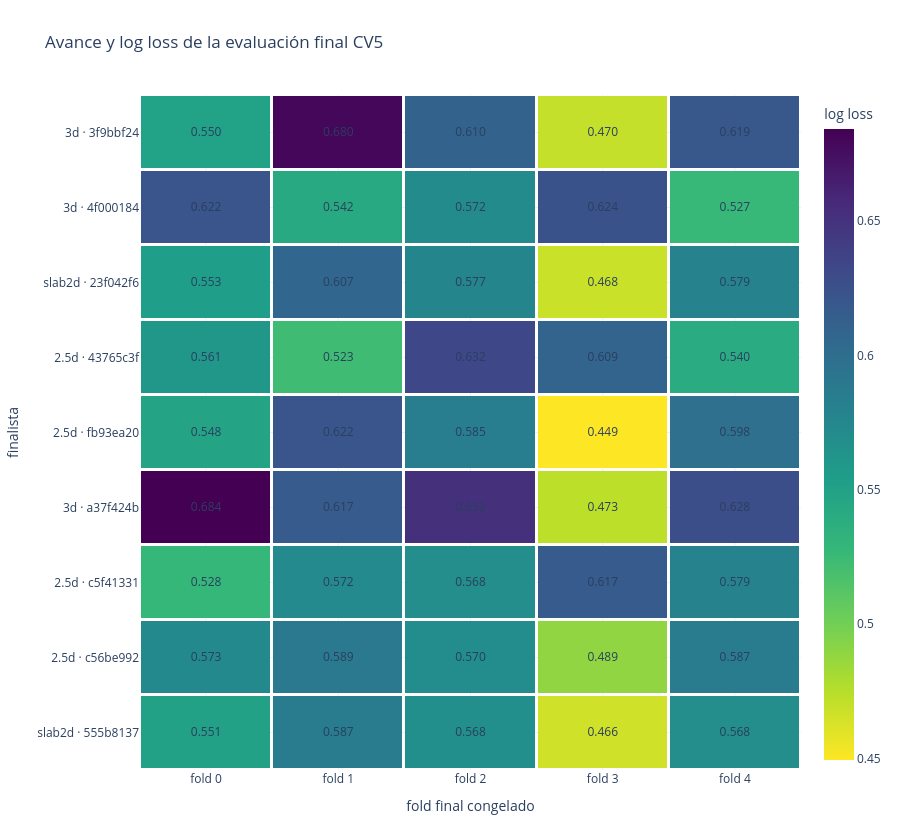
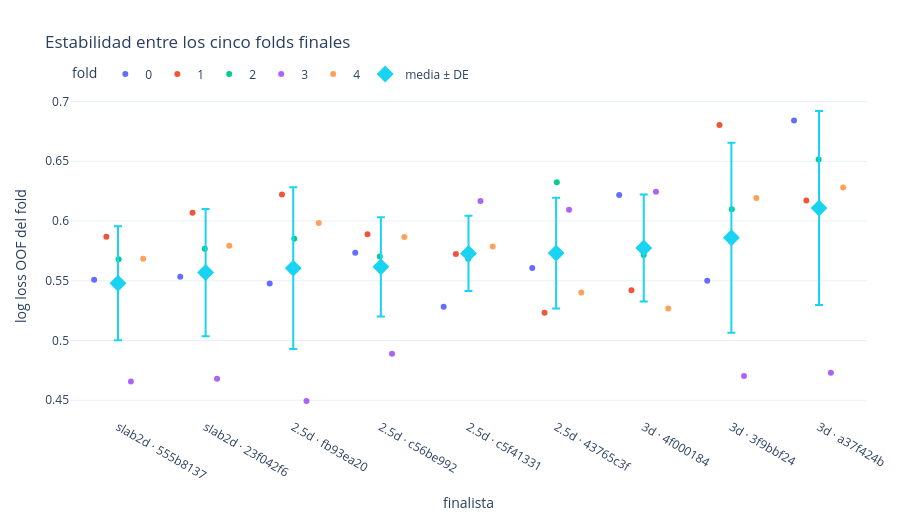
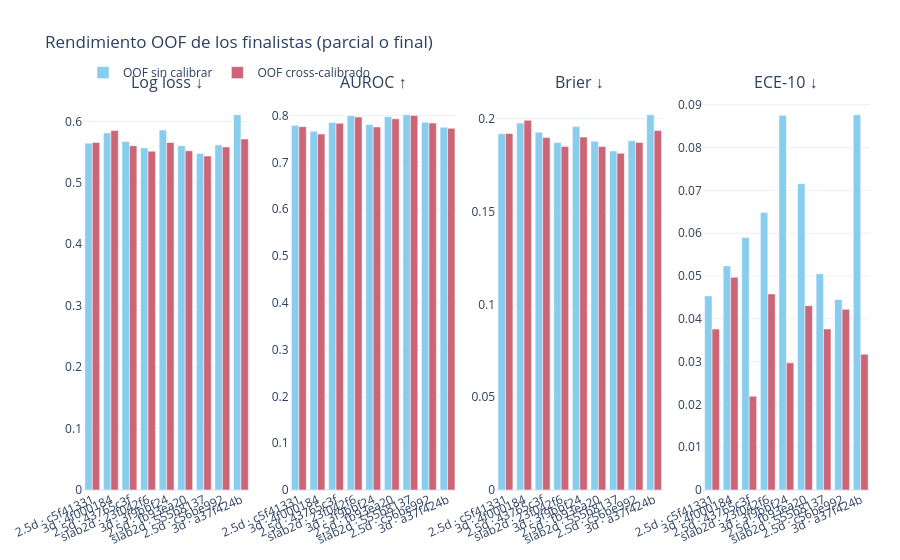

Notebook source saved alongside these figures, in order:
### Markdown cell above
## 4. Evaluación final de cinco folds

Esta sección se actualiza mientras corre `run_final_stage`. Distingue resultados **parciales** de métricas finales: un candidato sólo recibe calibración cruzada cuando completó sus cinco folds. La matriz muestra el avance y el log loss de cada fold; la dispersión permite detectar si una media aparentemente buena depende de un único fold favorable.

### Code cell
fig_final_progress = final_progress_figure(snapshot.final_progress)
fig_final_progress.show(config=PLOTLY_CONFIG)

fig_final_folds = final_fold_figure(snapshot.final_progress)
fig_final_folds.show(config=PLOTLY_CONFIG)

fig_final_metrics = final_metrics_figure(snapshot.final_metrics)
fig_final_metrics.show(config=PLOTLY_CONFIG)

if not snapshot.final_metrics.empty:
    final_metric_columns = [
        column for column in [
            "candidate_id", "architecture", "feature_variant", "lateral_strategy",
            "folds_completed", "expected_folds", "n_predictions", "metrics_source",
            "raw_log_loss", "calibrated_log_loss", "raw_auc", "calibrated_auc",
            "raw_brier", "calibrated_brier", "raw_ece_10", "calibrated_ece_10",
        ] if column in snapshot.final_metrics
    ]
    display(snapshot.final_metrics[final_metric_columns].sort_values(
        ["folds_completed", "raw_log_loss"], ascending=[False, True]
    ))

### Figure 1 — Plotly figure (JSON) as saved in the notebook; plotly's stock layout.template omitted (floating-point values rounded to 4 significant figures)
{"data": [{"colorbar": {"title": {"text": "log loss"}}, "colorscale": [[0, "#fde725"], [0.1111, "#b5de2b"], [0.2222, "#6ece58"], [0.3333, "#35b779"], [0.4444, "#1f9e89"], [0.5556, "#26828e"], [0.6667, "#31688e"], [0.7778, "#3e4989"], [0.8889, "#482878"], [1, "#440154"]], "customdata": [["estado=complete<br>épocas=25/25<br>log loss=0.5507", "estado=complete<br>épocas=25/25<br>log loss=0.5869", "estado=complete<br>épocas=25/25<br>log loss=0.5679", "estado=complete<br>épocas=25/25<br>log loss=0.4657", "estado=complete<br>épocas=25/25<br>log loss=0.5683"], ["estado=complete<br>épocas=15/15<br>log loss=0.5734", "estado=complete<br>épocas=15/15<br>log loss=0.5890", "estado=complete<br>épocas=15/15<br>log loss=0.5703", "estado=complete<br>épocas=15/15<br>log loss=0.4889", "estado=complete<br>épocas=15/15<br>log loss=0.5866"], ["estado=complete<br>épocas=0/7<br>log loss=0.5281", "estado=complete<br>épocas=0/7<br>log loss=0.5724", "estado=complete<br>épocas=0/7<br>log loss=0.5685", "estado=complete<br>épocas=0/7<br>log loss=0.6168", "estado=complete<br>épocas=0/7<br>log loss=0.5787"], ["estado=complete<br>épocas=18/18<br>log loss=0.6842", "estado=complete<br>épocas=18/18<br>log loss=0.6171", "estado=complete<br>épocas=18/18<br>log loss=0.6515", "estado=complete<br>épocas=18/18<br>log loss=0.4730", "estado=complete<br>épocas=18/18<br>log loss=0.6281"], ["estado=complete<br>épocas=9/9<br>log loss=0.5477", "estado=complete<br>épocas=9/9<br>log loss=0.6222", "estado=complete<br>épocas=9/9<br>log loss=0.5852", "estado=complete<br>épocas=9/9<br>log loss=0.4494", "estado=complete<br>épocas=9/9<br>log loss=0.5983"], ["estado=complete<br>épocas=0/7<br>log loss=0.5607", "estado=complete<br>épocas=0/7<br>log loss=0.5232", "estado=complete<br>épocas=0/7<br>log loss=0.6325", "estado=complete<br>épocas=0/7<br>log loss=0.6094", "estado=complete<br>épocas=0/7<br>log loss=0.5401"], ["estado=complete<br>épocas=9/9<br>log loss=0.5534", "estado=complete<br>épocas=9/9<br>log loss=0.6069", "estado=complete<br>épocas=9/9<br>log loss=0.5768", "estado=complete<br>épocas=9/9<br>log loss=0.4679", "estado=complete<br>épocas=9/9<br>log loss=0.5794"], ["estado=complete<br>épocas=0/3<br>log loss=0.6219", "estado=complete<br>épocas=0/3<br>log loss=0.5421", "estado=complete<br>épocas=0/3<br>log loss=0.5717", "estado=complete<br>épocas=0/3<br>log loss=0.6245", "estado=complete<br>épocas=0/3<br>log loss=0.5268"], ["estado=complete<br>épocas=3/3<br>log loss=0.5499", "estado=complete<br>épocas=3/3<br>log loss=0.6804", "estado=complete<br>épocas=3/3<br>log loss=0.6099", "estado=complete<br>épocas=3/3<br>log loss=0.4703", "estado=complete<br>épocas=3/3<br>log loss=0.6194"]], "hovertemplate": "%{y}<br>%{x}<br>%{customdata}<extra></extra>", "type": "heatmap", "x": ["fold 0", "fold 1", "fold 2", "fold 3", "fold 4"], "xgap": 3, "y": ["slab2d · 555b8137", "2.5d · c56be992", "2.5d · c5f41331", "3d · a37f424b", "2.5d · fb93ea20", "2.5d · 43765c3f", "slab2d · 23f042f6", "3d · 4f000184", "3d · 3f9bbf24"], "ygap": 3, "z": [[0.5507, 0.5869, 0.5679, 0.4657, 0.5683], [0.5734, 0.589, 0.5703, 0.4889, 0.5866], [0.5281, 0.5724, 0.5685, 0.6168, 0.5787], [0.6842, 0.6171, 0.6515, 0.473, 0.6281], [0.5477, 0.6222, 0.5852, 0.4494, 0.5983], [0.5607, 0.5232, 0.6325, 0.6094, 0.5401], [0.5534, 0.6069, 0.5768, 0.4679, 0.5794], [0.6219, 0.5421, 0.5717, 0.6245, 0.5268], [0.5499, 0.6804, 0.6099, 0.4703, 0.6194]], "zmax": 0.6842, "zmin": 0.4494}, {"hoverinfo": "skip", "mode": "text", "showlegend": false, "text": ["0.551", "0.587", "0.568", "0.466", "0.568", "0.573", "0.589", "0.570", "0.489", "0.587", "0.528", "0.572", "0.568", "0.617", "0.579", "0.684", "0.617", "0.652", "0.473", "0.628", "0.548", "0.622", "0.585", "0.449", "0.598", "0.561", "0.523", "0.632", "0.609", "0.540", "0.553", "0.607", "0.577", "0.468", "0.579", "0.622", "0.542", "0.572", "0.624", "0.527", "0.550", "0.680", "0.610", "0.470", "0.619"], "textfont": {"size": 12}, "type": "scatter", "x": ["fold 0", "fold 1", "fold 2", "fold 3", "fold 4", "fold 0", "fold 1", "fold 2", "fold 3", "fold 4", "fold 0", "fold 1", "fold 2", "fold 3", "fold 4", "fold 0", "fold 1", "fold 2", "fold 3", "fold 4", "fold 0", "fold 1", "fold 2", "fold 3", "fold 4", "fold 0", "fold 1", "fold 2", "fold 3", "fold 4", "fold 0", "fold 1", "fold 2", "fold 3", "fold 4", "fold 0", "fold 1", "fold 2", "fold 3", "fold 4", "fold 0", "fold 1", "fold 2", "fold 3", "fold 4"], "y": ["slab2d · 555b8137", "slab2d · 555b8137", "slab2d · 555b8137", "slab2d · 555b8137", "slab2d · 555b8137", "2.5d · c56be992", "2.5d · c56be992", "2.5d · c56be992", "2.5d · c56be992", "2.5d · c56be992", "2.5d · c5f41331", "2.5d · c5f41331", "2.5d · c5f41331", "2.5d · c5f41331", "2.5d · c5f41331", "3d · a37f424b", "3d · a37f424b", "3d · a37f424b", "3d · a37f424b", "3d · a37f424b", "2.5d · fb93ea20", "2.5d · fb93ea20", "2.5d · fb93ea20", "2.5d · fb93ea20", "2.5d · fb93ea20", "2.5d · 43765c3f", "2.5d · 43765c3f", "2.5d · 43765c3f", "2.5d · 43765c3f", "2.5d · 43765c3f", "slab2d · 23f042f6", "slab2d · 23f042f6", "slab2d · 23f042f6", "slab2d · 23f042f6", "slab2d · 23f042f6", "3d · 4f000184", "3d · 4f000184", "3d · 4f000184", "3d · 4f000184", "3d · 4f000184", "3d · 3f9bbf24", "3d · 3f9bbf24", "3d · 3f9bbf24", "3d · 3f9bbf24", "3d · 3f9bbf24"]}], "layout": {"height": 840, "hovermode": "closest", "legend": {"orientation": "h", "x": 0, "y": 1.02, "yanchor": "bottom"}, "margin": {"b": 70, "l": 70, "r": 30, "t": 95}, "title": {"text": "Avance y log loss de la evaluación final CV5"}, "xaxis": {"title": {"text": "fold final congelado"}}, "yaxis": {"title": {"text": "finalista"}}}}

### Figure 2 — Plotly figure (JSON) as saved in the notebook; plotly's stock layout.template omitted (floating-point values rounded to 4 significant figures)
{"data": [{"alignmentgroup": "True", "boxpoints": "all", "customdata": [["c5f41331c124f406", "2.5d", "image_radiomics", "not_applicable", 460], ["4f0001840e93bffa", "3d", "image_radiomics", "not_applicable", 460], ["43765c3f64a985b1", "2.5d", "image_only", "not_applicable", 460], ["23f042f62f40d03e", "slab2d", "image_radiomics_sbr", "random_flip", 273], ["3f9bbf24164bd1dc", "3d", "image_radiomics_sbr", "random_flip", 273], ["fb93ea204b0ec32f", "2.5d", "image_radiomics_sbr", "random_flip", 273], ["555b81376733bb67", "slab2d", "image_radiomics_sbr", "random_flip", 273], ["c56be99202976455", "2.5d", "image_radiomics_sbr", "random_flip", 273], ["a37f424ba911f6cc", "3d", "image_radiomics_sbr", "random_flip", 273]], "fillcolor": "rgba(255,255,255,0)", "hoveron": "points", "hovertemplate": "fold=0<br>finalista=%{x}<br>log loss OOF del fold=%{y}<br>candidate_id=%{customdata[0]}<br>architecture=%{customdata[1]}<br>feature_variant=%{customdata[2]}<br>lateral_strategy=%{customdata[3]}<br>n_predictions=%{customdata[4]}<extra></extra>", "legendgroup": "0", "line": {"color": "rgba(255,255,255,0)"}, "marker": {"color": "#636efa"}, "name": "0", "offsetgroup": "0", "orientation": "v", "pointpos": 0, "showlegend": true, "type": "box", "x": ["2.5d · c5f41331", "3d · 4f000184", "2.5d · 43765c3f", "slab2d · 23f042f6", "3d · 3f9bbf24", "2.5d · fb93ea20", "slab2d · 555b8137", "2.5d · c56be992", "3d · a37f424b"], "x0": " ", "xaxis": "x", "y": [0.5281, 0.6219, 0.5607, 0.5534, 0.5499, 0.5477, 0.5507, 0.5734, 0.6842], "y0": " ", "yaxis": "y"}, {"alignmentgroup": "True", "boxpoints": "all", "customdata": [["c5f41331c124f406", "2.5d", "image_radiomics", "not_applicable", 195], ["4f0001840e93bffa", "3d", "image_radiomics", "not_applicable", 195], ["43765c3f64a985b1", "2.5d", "image_only", "not_applicable", 195], ["23f042f62f40d03e", "slab2d", "image_radiomics_sbr", "random_flip", 273], ["3f9bbf24164bd1dc", "3d", "image_radiomics_sbr", "random_flip", 273], ["fb93ea204b0ec32f", "2.5d", "image_radiomics_sbr", "random_flip", 273], ["555b81376733bb67", "slab2d", "image_radiomics_sbr", "random_flip", 273], ["c56be99202976455", "2.5d", "image_radiomics_sbr", "random_flip", 273], ["a37f424ba911f6cc", "3d", "image_radiomics_sbr", "random_flip", 273]], "fillcolor": "rgba(255,255,255,0)", "hoveron": "points", "hovertemplate": "fold=1<br>finalista=%{x}<br>log loss OOF del fold=%{y}<br>candidate_id=%{customdata[0]}<br>architecture=%{customdata[1]}<br>feature_variant=%{customdata[2]}<br>lateral_strategy=%{customdata[3]}<br>n_predictions=%{customdata[4]}<extra></extra>", "legendgroup": "1", "line": {"color": "rgba(255,255,255,0)"}, "marker": {"color": "#EF553B"}, "name": "1", "offsetgroup": "1", "orientation": "v", "pointpos": 0, "showlegend": true, "type": "box", "x": ["2.5d · c5f41331", "3d · 4f000184", "2.5d · 43765c3f", "slab2d · 23f042f6", "3d · 3f9bbf24", "2.5d · fb93ea20", "slab2d · 555b8137", "2.5d · c56be992", "3d · a37f424b"], "x0": " ", "xaxis": "x", "y": [0.5724, 0.5421, 0.5232, 0.6069, 0.6804, 0.6222, 0.5869, 0.589, 0.6171], "y0": " ", "yaxis": "y"}, {"alignmentgroup": "True", "boxpoints": "all", "customdata": [["c5f41331c124f406", "2.5d", "image_radiomics", "not_applicable", 192], ["4f0001840e93bffa", "3d", "image_radiomics", "not_applicable", 192], ["43765c3f64a985b1", "2.5d", "image_only", "not_applicable", 192], ["23f042f62f40d03e", "slab2d", "image_radiomics_sbr", "random_flip", 272], ["3f9bbf24164bd1dc", "3d", "image_radiomics_sbr", "random_flip", 272], ["fb93ea204b0ec32f", "2.5d", "image_radiomics_sbr", "random_flip", 272], ["555b81376733bb67", "slab2d", "image_radiomics_sbr", "random_flip", 272], ["c56be99202976455", "2.5d", "image_radiomics_sbr", "random_flip", 272], ["a37f424ba911f6cc", "3d", "image_radiomics_sbr", "random_flip", 272]], "fillcolor": "rgba(255,255,255,0)", "hoveron": "points", "hovertemplate": "fold=2<br>finalista=%{x}<br>log loss OOF del fold=%{y}<br>candidate_id=%{customdata[0]}<br>architecture=%{customdata[1]}<br>feature_variant=%{customdata[2]}<br>lateral_strategy=%{customdata[3]}<br>n_predictions=%{customdata[4]}<extra></extra>", "legendgroup": "2", "line": {"color": "rgba(255,255,255,0)"}, "marker": {"color": "#00cc96"}, "name": "2", "offsetgroup": "2", "orientation": "v", "pointpos": 0, "showlegend": true, "type": "box", "x": ["2.5d · c5f41331", "3d · 4f000184", "2.5d · 43765c3f", "slab2d · 23f042f6", "3d · 3f9bbf24", "2.5d · fb93ea20", "slab2d · 555b8137", "2.5d · c56be992", "3d · a37f424b"], "x0": " ", "xaxis": "x", "y": [0.5685, 0.5717, 0.6325, 0.5768, 0.6099, 0.5852, 0.5679, 0.5703, 0.6515], "y0": " ", "yaxis": "y"}, {"alignmentgroup": "True", "boxpoints": "all", "customdata": [["c5f41331c124f406", "2.5d", "image_radiomics", "not_applicable", 192], ["4f0001840e93bffa", "3d", "image_radiomics", "not_applicable", 192], ["43765c3f64a985b1", "2.5d", "image_only", "not_applicable", 192], ["23f042f62f40d03e", "slab2d", "image_radiomics_sbr", "random_flip", 272], ["3f9bbf24164bd1dc", "3d", "image_radiomics_sbr", "random_flip", 272], ["fb93ea204b0ec32f", "2.5d", "image_radiomics_sbr", "random_flip", 272], ["555b81376733bb67", "slab2d", "image_radiomics_sbr", "random_flip", 272], ["c56be99202976455", "2.5d", "image_radiomics_sbr", "random_flip", 272], ["a37f424ba911f6cc", "3d", "image_radiomics_sbr", "random_flip", 272]], "fillcolor": "rgba(255,255,255,0)", "hoveron": "points", "hovertemplate": "fold=3<br>finalista=%{x}<br>log loss OOF del fold=%{y}<br>candidate_id=%{customdata[0]}<br>architecture=%{customdata[1]}<br>feature_variant=%{customdata[2]}<br>lateral_strategy=%{customdata[3]}<br>n_predictions=%{customdata[4]}<extra></extra>", "legendgroup": "3", "line": {"color": "rgba(255,255,255,0)"}, "marker": {"color": "#ab63fa"}, "name": "3", "offsetgroup": "3", "orientation": "v", "pointpos": 0, "showlegend": true, "type": "box", "x": ["2.5d · c5f41331", "3d · 4f000184", "2.5d · 43765c3f", "slab2d · 23f042f6", "3d · 3f9bbf24", "2.5d · fb93ea20", "slab2d · 555b8137", "2.5d · c56be992", "3d · a37f424b"], "x0": " ", "xaxis": "x", "y": [0.6168, 0.6245, 0.6094, 0.4679, 0.4703, 0.4494, 0.4657, 0.4889, 0.473], "y0": " ", "yaxis": "y"}, {"alignmentgroup": "True", "boxpoints": "all", "customdata": [["c5f41331c124f406", "2.5d", "image_radiomics", "not_applicable", 323], ["4f0001840e93bffa", "3d", "image_radiomics", "not_applicable", 323], ["43765c3f64a985b1", "2.5d", "image_only", "not_applicable", 323], ["23f042f62f40d03e", "slab2d", "image_radiomics_sbr", "random_flip", 272], ["3f9bbf24164bd1dc", "3d", "image_radiomics_sbr", "random_flip", 272], ["fb93ea204b0ec32f", "2.5d", "image_radiomics_sbr", "random_flip", 272], ["555b81376733bb67", "slab2d", "image_radiomics_sbr", "random_flip", 272], ["c56be99202976455", "2.5d", "image_radiomics_sbr", "random_flip", 272], ["a37f424ba911f6cc", "3d", "image_radiomics_sbr", "random_flip", 272]], "fillcolor": "rgba(255,255,255,0)", "hoveron": "points", "hovertemplate": "fold=4<br>finalista=%{x}<br>log loss OOF del fold=%{y}<br>candidate_id=%{customdata[0]}<br>architecture=%{customdata[1]}<br>feature_variant=%{customdata[2]}<br>lateral_strategy=%{customdata[3]}<br>n_predictions=%{customdata[4]}<extra></extra>", "legendgroup": "4", "line": {"color": "rgba(255,255,255,0)"}, "marker": {"color": "#FFA15A"}, "name": "4", "offsetgroup": "4", "orientation": "v", "pointpos": 0, "showlegend": true, "type": "box", "x": ["2.5d · c5f41331", "3d · 4f000184", "2.5d · 43765c3f", "slab2d · 23f042f6", "3d · 3f9bbf24", "2.5d · fb93ea20", "slab2d · 555b8137", "2.5d · c56be992", "3d · a37f424b"], "x0": " ", "xaxis": "x", "y": [0.5787, 0.5268, 0.5401, 0.5794, 0.6194, 0.5983, 0.5683, 0.5866, 0.6281], "y0": " ", "yaxis": "y"}, {"error_y": {"array": [0.0463, 0.04144, 0.03156, 0.06772, 0.07953, 0.04482, 0.0812, 0.05324, 0.04773], "type": "data", "visible": true}, "hovertemplate": "%{x}<br>media=%{y:.4f}<extra></extra>", "marker": {"size": 13, "symbol": "diamond"}, "mode": "markers", "name": "media ± DE", "type": "scatter", "x": ["2.5d · 43765c3f", "2.5d · c56be992", "2.5d · c5f41331", "2.5d · fb93ea20", "3d · 3f9bbf24", "3d · 4f000184", "3d · a37f424b", "slab2d · 23f042f6", "slab2d · 555b8137"], "y": [0.5732, 0.5616, 0.5729, 0.5606, 0.586, 0.5774, 0.6108, 0.5569, 0.5479]}], "layout": {"boxmode": "group", "height": 520, "hovermode": "closest", "legend": {"orientation": "h", "title": {"text": "fold"}, "tracegroupgap": 0, "x": 0, "y": 1.02, "yanchor": "bottom"}, "margin": {"b": 70, "l": 70, "r": 30, "t": 95}, "title": {"text": "Estabilidad entre los cinco folds finales"}, "xaxis": {"anchor": "y", "categoryarray": ["slab2d · 555b8137", "slab2d · 23f042f6", "2.5d · fb93ea20", "2.5d · c56be992", "2.5d · c5f41331", "2.5d · 43765c3f", "3d · 4f000184", "3d · 3f9bbf24", "3d · a37f424b"], "categoryorder": "array", "domain": [0, 1], "title": {"text": "finalista"}}, "yaxis": {"anchor": "x", "domain": [0, 1], "title": {"text": "log loss OOF del fold"}}}}

### Figure 3 — Plotly figure (JSON) as saved in the notebook; plotly's stock layout.template omitted (floating-point values rounded to 4 significant figures)
{"data": [{"customdata": [[5, 5, "official_final_metrics"], [5, 5, "official_final_metrics"], [5, 5, "official_final_metrics"], [5, 5, "official_final_metrics"], [5, 5, "official_final_metrics"], [5, 5, "official_final_metrics"], [5, 5, "official_final_metrics"], [5, 5, "official_final_metrics"], [5, 5, "official_final_metrics"]], "hovertemplate": "%{x}<br>valor=%{y:.4f}<br>folds=%{customdata[0]}/%{customdata[1]}<br>fuente=%{customdata[2]}<extra></extra>", "legendgroup": "raw", "marker": {"color": "rgb(136, 204, 238)"}, "name": "OOF sin calibrar", "showlegend": true, "type": "bar", "x": ["2.5d · c5f41331", "3d · 4f000184", "2.5d · 43765c3f", "slab2d · 23f042f6", "3d · 3f9bbf24", "2.5d · fb93ea20", "slab2d · 555b8137", "2.5d · c56be992", "3d · a37f424b"], "xaxis": "x", "y": [0.5646, 0.5812, 0.5674, 0.5569, 0.586, 0.5606, 0.5479, 0.5616, 0.6109], "yaxis": "y"}, {"customdata": [[5, 5, "official_final_metrics"], [5, 5, "official_final_metrics"], [5, 5, "official_final_metrics"], [5, 5, "official_final_metrics"], [5, 5, "official_final_metrics"], [5, 5, "official_final_metrics"], [5, 5, "official_final_metrics"], [5, 5, "official_final_metrics"], [5, 5, "official_final_metrics"]], "hovertemplate": "%{x}<br>valor=%{y:.4f}<br>folds=%{customdata[0]}/%{customdata[1]}<br>fuente=%{customdata[2]}<extra></extra>", "legendgroup": "calibrated", "marker": {"color": "rgb(204, 102, 119)"}, "name": "OOF cross-calibrado", "showlegend": true, "type": "bar", "x": ["2.5d · c5f41331", "3d · 4f000184", "2.5d · 43765c3f", "slab2d · 23f042f6", "3d · 3f9bbf24", "2.5d · fb93ea20", "slab2d · 555b8137", "2.5d · c56be992", "3d · a37f424b"], "xaxis": "x", "y": [0.5657, 0.5852, 0.5604, 0.5515, 0.5656, 0.5522, 0.5437, 0.5584, 0.5714], "yaxis": "y"}, {"customdata": [[5, 5, "official_final_metrics"], [5, 5, "official_final_metrics"], [5, 5, "official_final_metrics"], [5, 5, "official_final_metrics"], [5, 5, "official_final_metrics"], [5, 5, "official_final_metrics"], [5, 5, "official_final_metrics"], [5, 5, "official_final_metrics"], [5, 5, "official_final_metrics"]], "hovertemplate": "%{x}<br>valor=%{y:.4f}<br>folds=%{customdata[0]}/%{customdata[1]}<br>fuente=%{customdata[2]}<extra></extra>", "legendgroup": "raw", "marker": {"color": "rgb(136, 204, 238)"}, "name": "OOF sin calibrar", "showlegend": false, "type": "bar", "x": ["2.5d · c5f41331", "3d · 4f000184", "2.5d · 43765c3f", "slab2d · 23f042f6", "3d · 3f9bbf24", "2.5d · fb93ea20", "slab2d · 555b8137", "2.5d · c56be992", "3d · a37f424b"], "xaxis": "x2", "y": [0.7791, 0.7668, 0.7851, 0.7999, 0.7808, 0.7976, 0.8018, 0.7857, 0.7753], "yaxis": "y2"}, {"customdata": [[5, 5, "official_final_metrics"], [5, 5, "official_final_metrics"], [5, 5, "official_final_metrics"], [5, 5, "official_final_metrics"], [5, 5, "official_final_metrics"], [5, 5, "official_final_metrics"], [5, 5, "official_final_metrics"], [5, 5, "official_final_metrics"], [5, 5, "official_final_metrics"]], "hovertemplate": "%{x}<br>valor=%{y:.4f}<br>folds=%{customdata[0]}/%{customdata[1]}<br>fuente=%{customdata[2]}<extra></extra>", "legendgroup": "calibrated", "marker": {"color": "rgb(204, 102, 119)"}, "name": "OOF cross-calibrado", "showlegend": false, "type": "bar", "x": ["2.5d · c5f41331", "3d · 4f000184", "2.5d · 43765c3f", "slab2d · 23f042f6", "3d · 3f9bbf24", "2.5d · fb93ea20", "slab2d · 555b8137", "2.5d · c56be992", "3d · a37f424b"], "xaxis": "x2", "y": [0.7763, 0.7606, 0.7834, 0.7968, 0.7758, 0.7931, 0.8001, 0.7841, 0.7729], "yaxis": "y2"}, {"customdata": [[5, 5, "official_final_metrics"], [5, 5, "official_final_metrics"], [5, 5, "official_final_metrics"], [5, 5, "official_final_metrics"], [5, 5, "official_final_metrics"], [5, 5, "official_final_metrics"], [5, 5, "official_final_metrics"], [5, 5, "official_final_metrics"], [5, 5, "official_final_metrics"]], "hovertemplate": "%{x}<br>valor=%{y:.4f}<br>folds=%{customdata[0]}/%{customdata[1]}<br>fuente=%{customdata[2]}<extra></extra>", "legendgroup": "raw", "marker": {"color": "rgb(136, 204, 238)"}, "name": "OOF sin calibrar", "showlegend": false, "type": "bar", "x": ["2.5d · c5f41331", "3d · 4f000184", "2.5d · 43765c3f", "slab2d · 23f042f6", "3d · 3f9bbf24", "2.5d · fb93ea20", "slab2d · 555b8137", "2.5d · c56be992", "3d · a37f424b"], "xaxis": "x3", "y": [0.1919, 0.1976, 0.1927, 0.1872, 0.1957, 0.1878, 0.1826, 0.1881, 0.2021], "yaxis": "y3"}, {"customdata": [[5, 5, "official_final_metrics"], [5, 5, "official_final_metrics"], [5, 5, "official_final_metrics"], [5, 5, "official_final_metrics"], [5, 5, "official_final_metrics"], [5, 5, "official_final_metrics"], [5, 5, "official_final_metrics"], [5, 5, "official_final_metrics"], [5, 5, "official_final_metrics"]], "hovertemplate": "%{x}<br>valor=%{y:.4f}<br>folds=%{customdata[0]}/%{customdata[1]}<br>fuente=%{customdata[2]}<extra></extra>", "legendgroup": "calibrated", "marker": {"color": "rgb(204, 102, 119)"}, "name": "OOF cross-calibrado", "showlegend": false, "type": "bar", "x": ["2.5d · c5f41331", "3d · 4f000184", "2.5d · 43765c3f", "slab2d · 23f042f6", "3d · 3f9bbf24", "2.5d · fb93ea20", "slab2d · 555b8137", "2.5d · c56be992", "3d · a37f424b"], "xaxis": "x3", "y": [0.192, 0.1991, 0.1898, 0.185, 0.1901, 0.185, 0.1814, 0.1872, 0.1936], "yaxis": "y3"}, {"customdata": [[5, 5, "official_final_metrics"], [5, 5, "official_final_metrics"], [5, 5, "official_final_metrics"], [5, 5, "official_final_metrics"], [5, 5, "official_final_metrics"], [5, 5, "official_final_metrics"], [5, 5, "official_final_metrics"], [5, 5, "official_final_metrics"], [5, 5, "official_final_metrics"]], "hovertemplate": "%{x}<br>valor=%{y:.4f}<br>folds=%{customdata[0]}/%{customdata[1]}<br>fuente=%{customdata[2]}<extra></extra>", "legendgroup": "raw", "marker": {"color": "rgb(136, 204, 238)"}, "name": "OOF sin calibrar", "showlegend": false, "type": "bar", "x": ["2.5d · c5f41331", "3d · 4f000184", "2.5d · 43765c3f", "slab2d · 23f042f6", "3d · 3f9bbf24", "2.5d · fb93ea20", "slab2d · 555b8137", "2.5d · c56be992", "3d · a37f424b"], "xaxis": "x4", "y": [0.04534, 0.05235, 0.05897, 0.06486, 0.08753, 0.07156, 0.05051, 0.04451, 0.08767], "yaxis": "y4"}, {"customdata": [[5, 5, "official_final_metrics"], [5, 5, "official_final_metrics"], [5, 5, "official_final_metrics"], [5, 5, "official_final_metrics"], [5, 5, "official_final_metrics"], [5, 5, "official_final_metrics"], [5, 5, "official_final_metrics"], [5, 5, "official_final_metrics"], [5, 5, "official_final_metrics"]], "hovertemplate": "%{x}<br>valor=%{y:.4f}<br>folds=%{customdata[0]}/%{customdata[1]}<br>fuente=%{customdata[2]}<extra></extra>", "legendgroup": "calibrated", "marker": {"color": "rgb(204, 102, 119)"}, "name": "OOF cross-calibrado", "showlegend": false, "type": "bar", "x": ["2.5d · c5f41331", "3d · 4f000184", "2.5d · 43765c3f", "slab2d · 23f042f6", "3d · 3f9bbf24", "2.5d · fb93ea20", "slab2d · 555b8137", "2.5d · c56be992", "3d · a37f424b"], "xaxis": "x4", "y": [0.03759, 0.0497, 0.0219, 0.04581, 0.0297, 0.04307, 0.03762, 0.0422, 0.03173], "yaxis": "y4"}], "layout": {"annotations": [{"font": {"size": 16}, "showarrow": false, "text": "Log loss ↓", "x": 0.1062, "xanchor": "center", "xref": "paper", "y": 1, "yanchor": "bottom", "yref": "paper"}, {"font": {"size": 16}, "showarrow": false, "text": "AUROC ↑", "x": 0.3688, "xanchor": "center", "xref": "paper", "y": 1, "yanchor": "bottom", "yref": "paper"}, {"font": {"size": 16}, "showarrow": false, "text": "Brier ↓", "x": 0.6313, "xanchor": "center", "xref": "paper", "y": 1, "yanchor": "bottom", "yref": "paper"}, {"font": {"size": 16}, "showarrow": false, "text": "ECE-10 ↓", "x": 0.8938, "xanchor": "center", "xref": "paper", "y": 1, "yanchor": "bottom", "yref": "paper"}], "barmode": "group", "height": 560, "hovermode": "closest", "legend": {"orientation": "h", "x": 0, "y": 1.02, "yanchor": "bottom"}, "margin": {"b": 70, "l": 70, "r": 30, "t": 95}, "title": {"text": "Rendimiento OOF de los finalistas (parcial o final)"}, "xaxis": {"anchor": "y", "domain": [0, 0.2125], "tickangle": -24}, "xaxis2": {"anchor": "y2", "domain": [0.2625, 0.475], "tickangle": -24}, "xaxis3": {"anchor": "y3", "domain": [0.525, 0.7375], "tickangle": -24}, "xaxis4": {"anchor": "y4", "domain": [0.7875, 1], "tickangle": -24}, "yaxis": {"anchor": "x", "domain": [0, 1]}, "yaxis2": {"anchor": "x2", "domain": [0, 1]}, "yaxis3": {"anchor": "x3", "domain": [0, 1]}, "yaxis4": {"anchor": "x4", "domain": [0, 1]}}}
